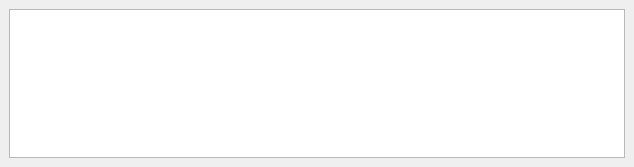
<?xml version="1.0" encoding="UTF-8"?>
<ui version="4.0">
 <class>qNote</class>
 <widget class="QDockWidget" name="qNote">
  <property name="geometry">
   <rect>
    <x>0</x>
    <y>0</y>
    <width>634</width>
    <height>167</height>
   </rect>
  </property>
  <property name="windowTitle">
   <string>qNote</string>
  </property>
  <widget class="QWidget" name="dockWidgetContents">
   <layout class="QVBoxLayout" name="verticalLayout">
    <item>
     <widget class="QTextEdit" name="edit">
      <property name="lineWrapMode">
       <enum>QTextEdit::NoWrap</enum>
      </property>
     </widget>
    </item>
   </layout>
  </widget>
 </widget>
 <resources/>
 <connections/>
</ui>
